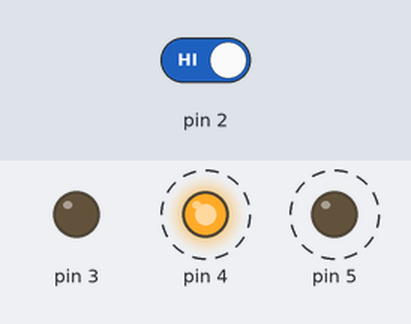
Recording of a sketch running on a simulated Arduino Uno, built with avr-gcc and run on an emulated ATmega328P. Parts: output pins drawn as LEDs (lit = HIGH). Dashed ring = blinking. The inputs (shaded band) are chosen by the test bench; at power-on: pin 2 HIGH.

Above: at 1.8 s.
1.9 s: pin 2 driven LOW
At 2.3 s:
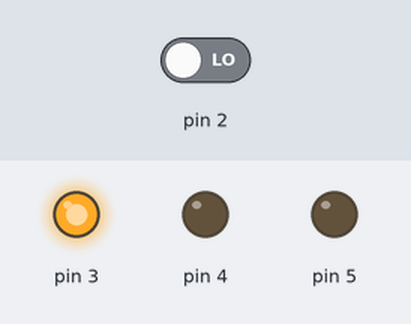
3.5 s: pin 2 driven HIGH
At 3.62 s:
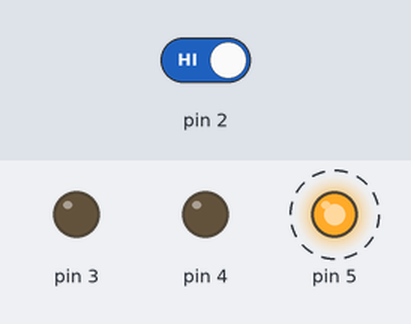
Timing chart, 0 to 12.5 s (numbered marks = the images above; inputs shaded):
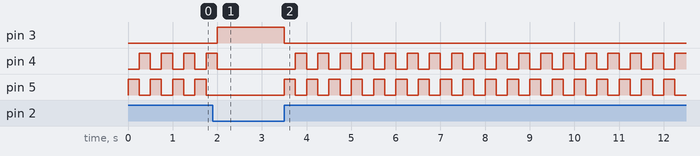

Measured:
- after the input at 1.9 s, pin 3: LOW → HIGH after 0.10 s; pin 4: goes on until 2.0 s, then stays LOW; pin 5: stops changing and stays LOW
- after the input at 3.5 s, pin 3: HIGH → LOW at once; pin 4: alternates HIGH for 0.25 s and LOW for 0.25 s, starting after 0.25 s; pin 5: alternates HIGH for 0.25 s and LOW for 0.25 s, starting at once
- by itself, pin 4, pin 5: alternates HIGH for 0.25 s and LOW for 0.25 s

The sketch:

spaceship.ino
```cpp
int switchState = LOW;

void setup() {
  pinMode(3,OUTPUT);
  pinMode(4,OUTPUT);
  pinMode(5,OUTPUT);
  pinMode(2,INPUT);

}

void loop() {
    switchState = digitalRead(2);

    if (switchState == LOW) {
      digitalWrite(3,HIGH);
      digitalWrite(4,LOW);
      digitalWrite(5,LOW);
    }else{
      digitalWrite(3,LOW);
      digitalWrite(4,LOW);
      digitalWrite(5,HIGH);

      delay(250);

      digitalWrite(4,HIGH);
      digitalWrite(5,LOW);
      delay(250);
    }
}
```
